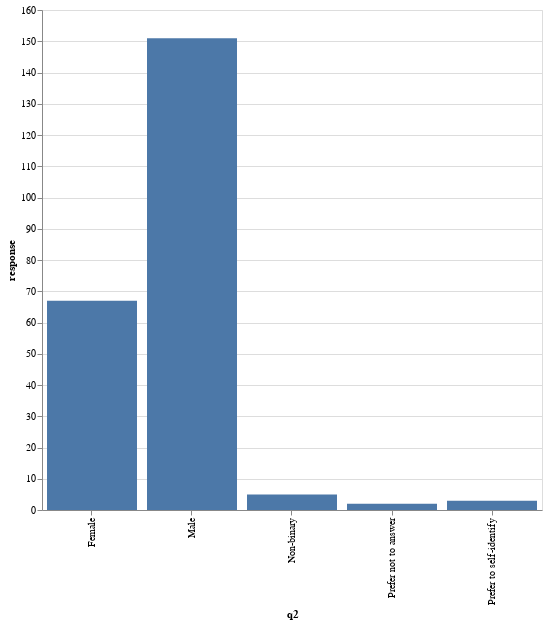

The cell this chart's notebook holds for it:
### Code cell
q = make_histogram(data, "q2")
q["data"]
q["chart"]

### Figure 1 — Vega-Lite specification as saved in the notebook (floating-point values rounded to 4 significant figures)
{"config": {"view": {"continuousWidth": 300, "continuousHeight": 300}}, "data": {"name": "data-f90e6dd1352446208007029a907301d2"}, "mark": {"type": "bar"}, "encoding": {"x": {"field": "q2", "type": "nominal"}, "y": {"field": "response", "type": "quantitative"}}, "height": 500, "width": 500, "$schema": "https://vega.github.io/schema/vega-lite/v5.8.0.json", "datasets": {"data-f90e6dd1352446208007029a907301d2": [{"q2": "Female", "response": 67}, {"q2": "Male", "response": 151}, {"q2": "Non-binary", "response": 5}, {"q2": "Prefer not to answer", "response": 2}, {"q2": "Prefer to self-identify", "response": 3}]}}
